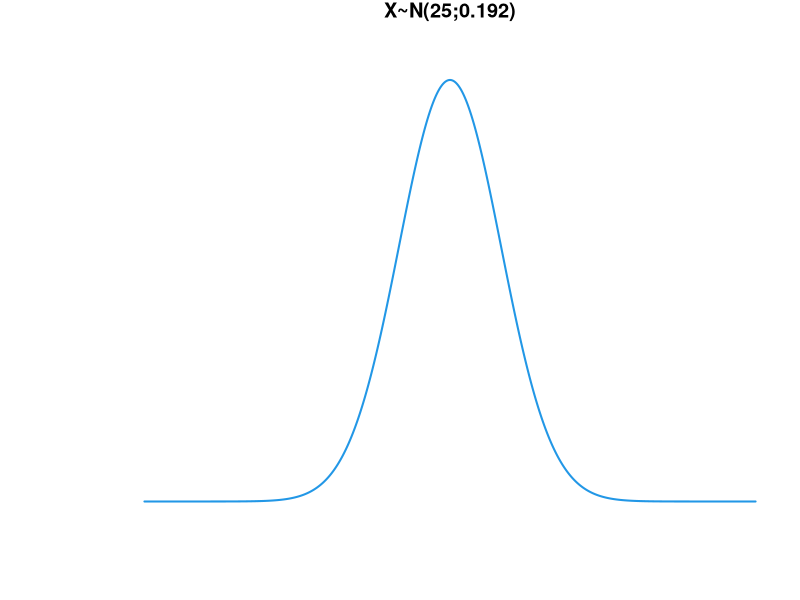

Source code (R): (Note: this script raises an error after producing the figure.)
## ---- chunk 1
 par(mar=c(4,6,1,1))
  mu<-25; sig<-2.4/sqrt(30)
  al=0.05
  xseq<-seq(mu-6*sig,max(mu+6*sig,0.2),length=1000)
  dseq<-dnorm(xseq,mu,sig)
  plot(xseq, dseq,
       type="l",col=4,axes=F,lwd=2,
       xlim=range(xseq),
       ylim=c(0,1),ylab="",xlab="",main=paste0("X~N(",mu,";",round(sig^2,4),")"))
  lines(xseq,dnorm(xseq,0,1),col=alpha("gray44",0.5))
  arrows(mu,0,mu,max(dseq),col=4,lty=2,code=0)
  arrows(mu,max(dseq),min(xseq),max(dseq),col=4,lty=2,code=0)
  par(xpd=F)
  bpm<-26.3
  apm<-qnorm(1-as.numeric(al),mu,sig)
  axis(1,at=c(floor(min(xseq)),mu,bpm,apm,ceiling(max(xseq))), labels=c("",mu,"",round(apm,1),""))
  axis(2,at=c(0,0.5,1),labels=c(0,0.5,1),las=2)
  abline(v=bpm,lty=2,col=3)
  abline(v=apm,lty=2,col=2)
  text(bpm+0.1,0.65,
       paste0("P(X>",round(bpm,1),")=",round(1-pnorm(bpm,mu,sig),4)),col=3)
  arrows(bpm+0.1,0.6,bpm+0.05,0.5,lty=1,
         code=2,col=3)
  text(apm+0.1,0.6,paste0("P(X>",round(apm,1),")=",al),col=2)
  arrows(apm+0.1,0.55,apm+0.05,0.3,lty=1,
         code=2,col=2)
  polygon(c(xseq[xseq>bpm][1],xseq[xseq>bpm],tail(xseq[xseq>bpm][1],1)),c(dseq[xseq>bpm][1],dseq[xseq>bpm], tail(dseq[xseq>bpm],1)),col=alpha(3,0.3),border=3)
  polygon(c(xseq[xseq>apm][1],xseq[xseq>apm],tail(xseq[xseq>apm][1],1)),c(dseq[xseq>apm][1],dseq[xseq>apm], tail(dseq[xseq>apm],1))-0.01,col=alpha(2,0.5),border=2)
  
  
## ---- chunk 2
#htmltools::tags$iframe(title = "Stichprobenumfang", src =paste0(link,"Apps_RBook/#section-rabattaktion"),  width=760, height=500)
## ---- chunk 3
#htmltools::tags$iframe(title = "Binomialtest", src =paste0(link,"Apps_RBook/#section-binomialtest"),  width=760, height=700)

 x<-seq(0,1000,1)
  px<-dbinom(x,size=1000,prob=0.1)
  bpm<-102
  al=0.05
  apm<-x[(1-cumsum(px))<al][1]
  plot(x[x<bpm],px[x<bpm],type="h",xlab="k",main=paste0("X~B(n=",1000,"; p=",0.1,")"),ylab="f(k)",xlim=bpm*c(0.5,1.5),
       ylim=c(0,0.05),axes=F,lwd=5,col=alpha("gray44",0.5))
  lines(x[x>=bpm],px[x>=bpm],type="h",col=3)
  lines(x[x>=apm]+0.4,px[x>=apm],type="h",col=2)
  axis(2, at=c(0,0.05))
  axis(1,at=c(0,bpm,apm,1000),labels=c("",bpm,apm,""))
  abline(v=bpm,lty=2,col=3)
  abline(v=apm,lty=2,col=2)
  text(bpm+18,0.045,
       paste0("P(X>",bpm,")=",round(1-pbinom(bpm,1000,0.1),3)),col=3)
  arrows(bpm+15,0.035,bpm+5,0.01,lty=1,
         code=2,col=3)
  text(apm+18,0.04,
       paste0("P(X>",apm,")<",al),col=2)
  arrows(apm+15,0.03,apm+5,0.01,lty=1,
         code=2,col=2)
## ---- chunk 4
#htmltools::tags$iframe(title = "ABinomialtest", src =paste0(link,"Apps_RBook/#section-abinomialtest"),  width=760, height=500)

 par(mar=c(4,6,1,1),mfrow=c(2,1))
  mu<-0; sig<-1
  al=0.05
  xseq<-seq(mu-4*sig,max(mu+4*sig,0.2),length=1000)
  dseq<-dnorm(xseq,mu,sig)
  plot(xseq, dseq,
       type="l",col=4,axes=F,lwd=2,
       xlim=range(xseq),
       ylim=c(0,0.5),ylab="",xlab="",main="Z~N(0;1)")
  lines(xseq,dnorm(xseq,0,1),col=alpha("gray44",0.5))
  arrows(mu,0,mu,max(dseq),col=4,lty=2,code=0, angle=15, length=0.15)
  #arrows(mu,max(dseq),min(xseq),max(dseq),col=4,lty=2,code=0)
  par(xpd=F)
  bpm<-round((102-100)/sqrt(1000*0.1*0.9),4)
  apm<-qnorm(1-as.numeric(al))
  axis(1,at=c(floor(min(xseq)),0,bpm,apm,ceiling(max(xseq))),
       labels=c("",0,"",round(apm,4),""))
  axis(2,at=c(0,0.5),labels=c(0,0.5),las=2)
  abline(v=bpm,lty=2,col=3)
  abline(v=apm,lty=2,col=2)
  text(bpm+0.8,0.45,
       paste0("P(Z>",bpm,")=",round(1-pnorm(bpm),3)),col=3)
  arrows(bpm+0.5,0.44,bpm+0.1,0.3,lty=1,
         code=2,col=3, angle=15, length=0.15)
  text(apm+0.8,0.4,
       paste0("P(Z>",round(apm,4),")=",al),col=2)
  arrows(apm+0.5,0.34,apm+0.1,0.3,lty=1,
         code=2,col=2, angle=15, length=0.15)
  polygon(c(xseq[xseq>bpm][1],xseq[xseq>bpm],tail(xseq[xseq>bpm][1],1)),c(dseq[xseq>bpm][1],dseq[xseq>bpm], tail(dseq[xseq>bpm],1)),col=alpha(3,0.3),border=3)
  polygon(c(xseq[xseq>apm][1],xseq[xseq>apm],tail(xseq[xseq>apm][1],1)),c(dseq[xseq>apm][1],dseq[xseq>apm], tail(dseq[xseq>apm],1))-0.01,col=alpha(2,0.5),border=2)
  
  mu<-100; sig<-sqrt(90)
  xseq<-seq(mu-4*sig,max(mu+4*sig,0.2),length=1000)
  dseq<-dnorm(xseq,mu,sig)
  plot(xseq, dseq,
       type="l",col=4,axes=F,lwd=2,
       xlim=range(xseq),
       ylim=c(0,0.1),ylab="",xlab="",main="X~N(100;90)")
  lines(xseq,dnorm(xseq,0,1),col=alpha("gray44",0.5))
  arrows(mu,0,mu,max(dseq),col=4,lty=2,code=0, angle=15, length=0.15)
  #arrows(mu,max(dseq),min(xseq),max(dseq),col=4,lty=2,code=0)
  par(xpd=F)
  bpm<-102
  apm<-qnorm(1-as.numeric(al),mu,sig)
  axis(1,at=c(floor(min(xseq)),mu,bpm,apm,ceiling(max(xseq))),
       labels=c("",mu,"",round(apm,1),""))
  axis(2,at=c(0,0.05),labels=c(0,0.05),las=2)
  abline(v=bpm,lty=2,col=3)
  abline(v=apm,lty=2,col=2)
  text(bpm+8,0.05,
       paste0("P(X>",round(bpm,1),")=",round(1-pnorm(bpm,mu,sig),3)),col=3)
  arrows(bpm+5,0.044,bpm+1,0.03,lty=1,
         code=2,col=3, angle=15, length=0.15)
  text(apm+8,0.04,
       paste0("P(X>",round(apm,1),")=",al),col=2)
  arrows(apm+5,0.034,apm+1,0.03,lty=1,
         code=2,col=2, angle=15, length=0.15)
  polygon(c(xseq[xseq>bpm][1],xseq[xseq>bpm],tail(xseq[xseq>bpm][1],1)),c(dseq[xseq>bpm][1],dseq[xseq>bpm], tail(dseq[xseq>bpm],1)),col=alpha(3,0.3),border=3)
  polygon(c(xseq[xseq>apm][1],xseq[xseq>apm],tail(xseq[xseq>apm][1],1)),c(dseq[xseq>apm][1],dseq[xseq>apm], tail(dseq[xseq>apm],1))-0.001,col=alpha(2,0.5),border=2)
## ---- chunk 5
#htmltools::tags$iframe(title = "Gauss-Test", src =paste0(link,"Apps_RBook/#section-gauss-test"),  width=760, height=500)

par(mar=c(2,4,1,0),mfrow=c(2,1),xpd=T)
  mu<-0; sig<-1
  al = 0.01
  xseq<-seq(mu-4*sig,max(mu+4*sig,0.2),length=1000)
  dseq<-dnorm(xseq,mu,sig)
  plot(xseq, dseq,
       type="l",col=4,axes=F,lwd=2,
       xlim=range(xseq),
       ylim=c(0,0.5),ylab="",xlab="",main="Z~N(0;1)")
  lines(xseq,dnorm(xseq,0,1),col=alpha("gray44",0.5))
  arrows(mu,0,mu,max(dseq),col=4,lty=2,code=0)
  #arrows(mu,max(dseq),min(xseq),max(dseq),col=4,lty=2,code=0)
  par(xpd=F)
  bpm<-1.64
  apm<-qnorm(1-as.numeric(al)/2)
  axis(1,at=c(floor(min(xseq)),0,bpm,apm,ceiling(max(xseq))),
       labels=c("",0,"",round(apm,4),""))
  axis(2,at=c(0,0.5),labels=c(0,0.5),las=2)
  abline(v=bpm,lty=2,col=3)
  abline(v=-bpm,lty=2,col=alpha(3,0.3))
  abline(v=apm,lty=2,col=2)
  abline(v=-apm,lty=2,col=alpha(2,0.3))
  par(xpd=T)
  text(bpm+0.8,0.45,
       paste0("P(Z>",bpm,")=",round(1-pnorm(bpm),3)),col=3)
  arrows(bpm+0.5,0.44,bpm+0.1,0.3,lty=1,
         code=2,col=3)
  text(apm+0.7,0.4,
       paste0("P(Z>",round(apm,4),")=",as.numeric(al)/2),col=2)
  arrows(apm+0.5,0.34,apm+0.1,0.3,lty=1,
         code=2,col=2)
  polygon(c(xseq[xseq>bpm][1],xseq[xseq>bpm],tail(xseq[xseq>bpm][1],1)),c(dseq[xseq>bpm][1],dseq[xseq>bpm], tail(dseq[xseq>bpm],1)),col=alpha(3,0.3),border=3)
  polygon(c(xseq[xseq>apm][1],xseq[xseq>apm],tail(xseq[xseq>apm][1],1)),c(dseq[xseq>apm][1],dseq[xseq>apm], tail(dseq[xseq>apm],1))-0.01,col=alpha(2,0.5),border=2)
   text(-bpm-0.8,0.45,
       paste0("P(Z<",-bpm,")=",round(pnorm(-bpm),3)),col=alpha(3,0.3))
  arrows(-bpm-0.5,0.44,-bpm-0.1,0.3,lty=1,
         code=2,col=alpha(3,0.3))
  text(-apm-0.8,0.4,
       paste0("P(Z<",-round(apm,4),")=",as.numeric(al)/2),col=alpha(2,0.3))
  arrows(-apm-0.5,0.34,-apm-0.1,0.3,lty=1,
         code=2,col=alpha(2,0.3))
  
  
  
  mu<-17; sig<-sqrt(2.25)
  xseq<-seq(mu-4*sig,max(mu+4*sig,0.2),length=1000)
  dseq<-dnorm(xseq,mu,sig)
  plot(xseq, dseq,
       type="l",col=4,axes=F,lwd=2,
       xlim=range(xseq),
       ylim=c(0,0.5),ylab="",xlab="",main="X~N(17;2,25)")
  lines(xseq,dnorm(xseq,0,1),col=alpha("gray44",0.5))
  arrows(mu,0,mu,max(dseq),col=4,lty=2,code=0)
  #arrows(mu,max(dseq),min(xseq),max(dseq),col=4,lty=2,code=0)
  par(xpd=F)
  bpm<-1.64*sig + mu
  apm<-qnorm(1-as.numeric(al)/2,mu,sig)
  axis(1,at=c(floor(min(xseq)),mu,bpm,apm,ceiling(max(xseq))),
       labels=c("",mu,"",round(apm,1),""))
  axis(2,at=c(0,0.5),labels=c(0,0.05),las=2)
  abline(v=bpm,lty=2,col=3)
  abline(v=apm,lty=2,col=2)
  text(bpm+1,0.45,
       paste0("P(X>",round(bpm,1),")=",round(1-pnorm(bpm,mu,sig),3)),col=3)
  arrows(bpm+0.5,0.44,bpm+0.1,0.3,lty=1,
         code=2,col=3)
  text(apm+1,0.4,
       paste0("P(X>",round(apm,1),")=",as.numeric(al)/2),col=2)
  arrows(apm+0.5,0.34,apm+0.1,0.3,lty=1,
         code=2,col=2)
  
  polygon(c(xseq[xseq>bpm][1],xseq[xseq>bpm],tail(xseq[xseq>bpm][1],1)),c(dseq[xseq>bpm][1],dseq[xseq>bpm], tail(dseq[xseq>bpm],1)),col=alpha(3,0.3),border=3)
  polygon(c(xseq[xseq>apm][1],xseq[xseq>apm],tail(xseq[xseq>apm][1],1)),c(dseq[xseq>apm][1],dseq[xseq>apm], tail(dseq[xseq>apm],1))-0.001,col=alpha(2,0.5),border=2)
  
  
## ---- chunk 6
#htmltools::tags$iframe(title = "t-Test", src =paste0(link,"Apps_RBook/#section-t-test"),  width=760, height=500)

 par(mar=c(4,6,1,1))
  mu<-0; sig<-1
  al=0.01
  frg = 4
  xseq<-seq(mu-6*sig,max(mu+6*sig,0.2),length=1000)
  dseq<-dt(xseq,frg)
  plot(xseq, dseq,
       type="l",col=4,axes=F,lwd=2,
       xlim=range(xseq),
       ylim=c(0,0.5),ylab="",xlab="",main=paste0("T~t(",frg,")"))
  lines(xseq,dt(xseq,frg),col=alpha("gray44",0.5))
  arrows(mu,0,mu,max(dseq),col=4,lty=2,code=0)
  #arrows(mu,max(dseq),min(xseq),max(dseq),col=4,lty=2,code=0)
  par(xpd=F)
  bpm<-2.186
  apm<-qt(1-as.numeric(al)/2,frg)
  axis(1,at=c(floor(min(xseq)),0,bpm,apm,ceiling(max(xseq))),
       labels=c("",0,"",round(apm,4),""))
  axis(2,at=c(0,0.5),labels=c(0,0.5),las=2)
  abline(v=bpm,lty=2,col=3)
  abline(v=-bpm,lty=2,col=alpha(3,0.3))
  abline(v=apm,lty=2,col=2)
  abline(v=-apm,lty=2,col=alpha(2,0.3))
  par(xpd=T)
  text(bpm+0.8,0.45,
       paste0("P(T>",bpm,")=",round(1-pt(bpm,frg),3)),col=3)
  arrows(bpm+0.5,0.44,bpm+0.1,0.3,lty=1,
         code=2,col=3)
  text(apm+0.6,0.4,
       paste0("P(T>",round(apm,4),")=",round(1-pt(apm,frg),3)),col=2)
  arrows(apm+0.5,0.34,apm+0.1,0.3,lty=1,
         code=2,col=2)
  polygon(c(xseq[xseq>bpm][1],xseq[xseq>bpm],tail(xseq[xseq>bpm][1],1)),c(dseq[xseq>bpm][1],dseq[xseq>bpm], tail(dseq[xseq>bpm],1)),col=alpha(3,0.3),border=3)
  polygon(c(xseq[xseq>apm][1],xseq[xseq>apm],tail(xseq[xseq>apm][1],1)),c(dseq[xseq>apm][1],dseq[xseq>apm], tail(dseq[xseq>apm],1))-0.001,col=alpha(2,0.5),border=2)
  
  
  text(-bpm-1,0.45,
       paste0("P(T<",-round(bpm,3),")=",round(pt(-bpm,frg),3)),col=alpha(3,0.3))
  arrows(-bpm-0.5,0.44,-bpm-0.1,0.3,lty=1,
         code=2,col=alpha(3,0.3))
  text(-apm-0.6,0.4,
       paste0("P(T<",-round(apm,4),")=",round(pt(-apm,frg),3)),col=alpha(2,0.3))
  arrows(-apm-0.5,0.34,-apm-0.1,0.3,lty=1,
         code=2,col=alpha(2,0.3))
  
## ---- chunk 7
htmltools::tags$iframe(title = "Quiz_Hypoth", src="./htmls/quiz_hypoth.html",  width=760, height=500)
## ---- chunk 8
htmltools::tags$iframe(title = "Wortwolke", src =paste0(link,"Apps_RBook/#section-wortwolke"),  width=760, height=600)
